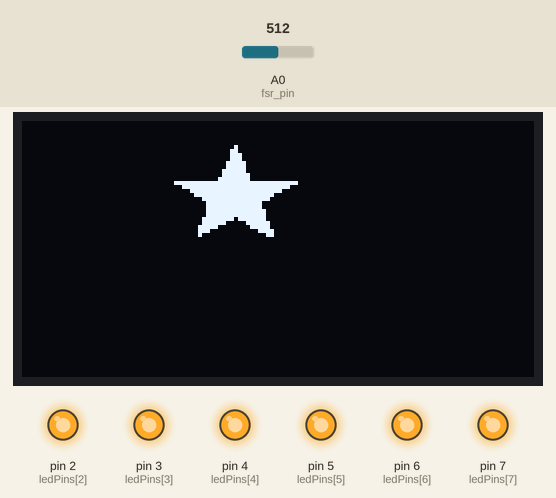
This sketch was run on a simulated Arduino Uno, built with avr-gcc and run on an emulated ATmega328P. Shown: 128×64 one-colour display, output pins drawn as LEDs (lit = HIGH). The test bench sets the inputs (shaded band); at power-on: A0 (fsr_pin) = 512. Pins used as bus, display or sensor lines are not drawn.

Above: at 1.2 s.
1.3 s: A0 (fsr_pin) set to 467
At 2.5 s:
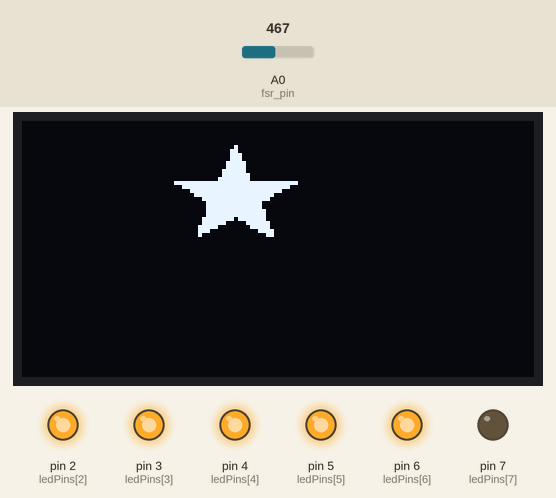
2.8 s: A0 (fsr_pin) set to 290
At 3.2 s:
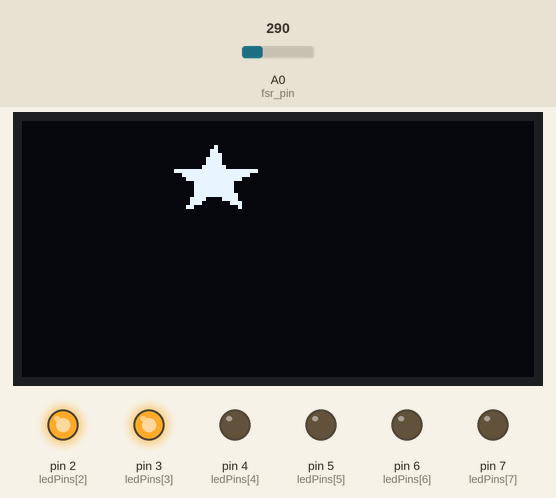
4.3 s: A0 (fsr_pin) set to 306
At 5.3 s:
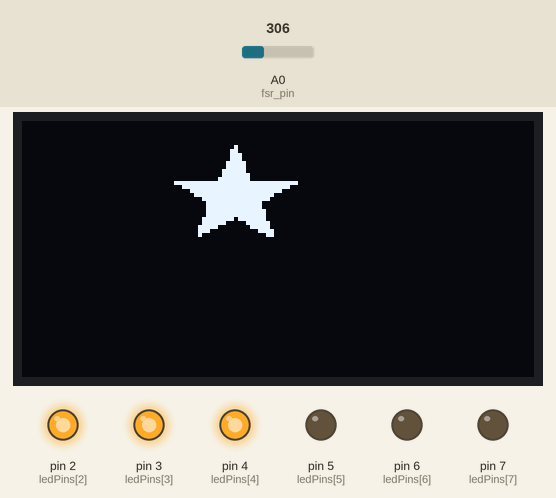
5.8 s: A0 (fsr_pin) set to 122
At 7.0 s:
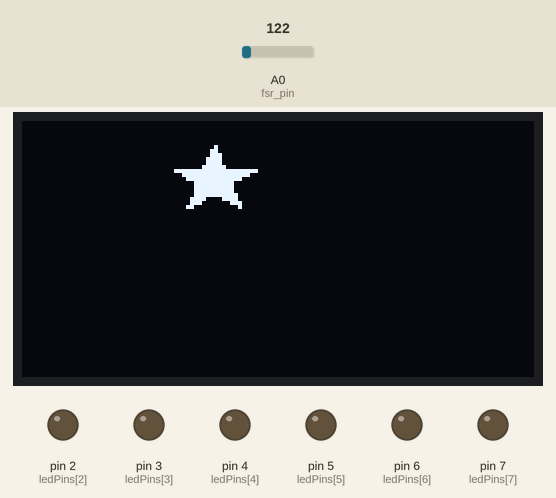
7.3 s: A0 (fsr_pin) set to 171
8.8 s: A0 (fsr_pin) set to 195
At 10.0 s:
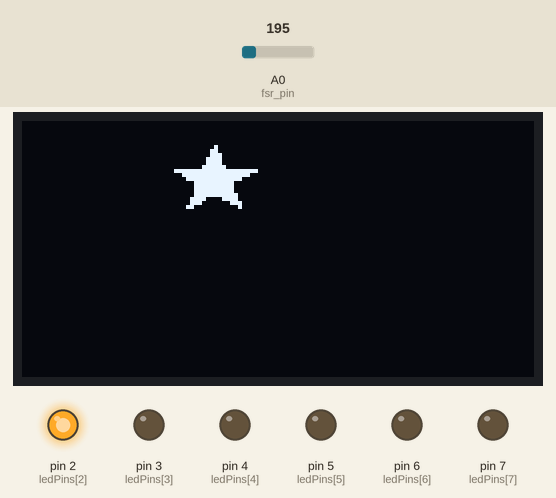
Timing chart, 0 to 11.3 s (numbered marks = the images above; inputs shaded):
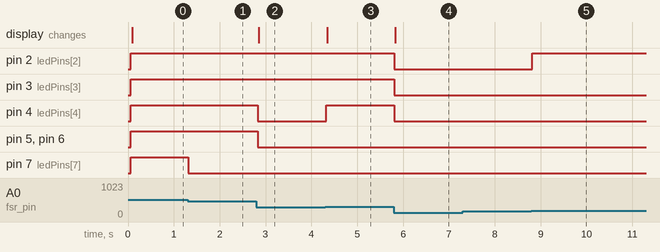

The sketch:

110519013PP.ino
```cpp
#include <Wire.h>
#include <SPI.h>
#include <Adafruit_GFX.h>
#include <Adafruit_SSD1306.h>

#define OLED_MOSI   11 //D1
#define OLED_CLK   12 //D0
#define OLED_DC    9 //DC
#define OLED_CS    8 //CS
#define OLED_RESET 10 //RES
#define fsr_pin A0
Adafruit_SSD1306 display(OLED_MOSI, OLED_CLK, OLED_DC, OLED_RESET, OLED_CS);
const int ledCount = 8;    // the number of LEDs in the bar graph
int ledPins[] = {0,1,2,3,4,5,6,7};


static const unsigned char PROGMEM Logo[]={
  B00000000, B00000000, B00000000, B00000000, B00000000, B00000000, B00000000, B00000000,
  B00000000, B00000000, B00000000, B00000000, B00000000, B00000000, B00000000, B00000000,
  B00000000, B00000000, B00000000, B00000000, B00000000, B00000000, B00000000, B00000000,
  B00000000, B00000000, B00000000, B00000000, B00000000, B00000000, B00000000, B00000000,
  B00000000, B00000000, B00000000, B00000000, B00000000, B00000000, B00000000, B00000000,
  B00000000, B00000000, B00000000, B00000000, B00000000, B00000000, B00000000, B00000000,
  B00000000, B00000000, B00000000, B01000000, B00000000, B00000000, B00000000, B00000000,
  B00000000, B00000000, B00000000, B11000000, B00000000, B00000000, B00000000, B00000000,
  B00000000, B00000000, B00000000, B11100000, B00000000, B00000000, B00000000, B00000000,
  B00000000, B00000000, B00000001, B11100000, B00000000, B00000000, B00000000, B00000000,
  B00000000, B00000000, B00000001, B11100000, B00000000, B00000000, B00000000, B00000000,
  B00000000, B00000000, B00000011, B11110000, B00000000, B00000000, B00000000, B00000000,
  B00000000, B00000001, B11111111, B11111111, B11110000, B00000000, B00000000, B00000000,
  B00000000, B00000000, B01111111, B11111111, B11000000, B00000000, B00000000, B00000000,
  B00000000, B00000000, B00111111, B11111111, B00000000, B00000000, B00000000, B00000000,
  B00000000, B00000000, B00001111, B11111100, B00000000, B00000000, B00000000, B00000000,
  B00000000, B00000000, B00001111, B11111100, B00000000, B00000000, B00000000, B00000000,
  B00000000, B00000000, B00001111, B11111100, B00000000, B00000000, B00000000, B00000000,
  B00000000, B00000000, B00001111, B11111110, B00000000, B00000000, B00000000, B00000000,
  B00000000, B00000000, B00011110, B00011110, B00000000, B00000000, B00000000, B00000000,
  B00000000, B00000000, B00011100, B00000111, B00000000, B00000000, B00000000, B00000000,
  B00000000, B00000000, B00110000, B00000001, B00000000, B00000000, B00000000, B00000000,
  B00000000, B00000000, B00000000, B00000000, B00000000, B00000000, B00000000, B00000000,
  B00000000, B00000000, B00000000, B00000000, B00000000, B00000000, B00000000, B00000000,
  B00000000, B00000000, B00000000, B00000000, B00000000, B00000000, B00000000, B00000000,
  B00000000, B00000000, B00000000, B00000000, B00000000, B00000000, B00000000, B00000000,
  B00000000, B00000000, B00000000, B00000000, B00000000, B00000000, B00000000, B00000000,
  B00000000, B00000000, B00000000, B00000000, B00000000, B00000000, B00000000, B00000000,
  B00000000, B00000000, B00000000, B00000000, B00000000, B00000000, B00000000, B00000000,
  B00000000, B00000000, B00000000, B00000000, B00000000, B00000000, B00000000, B00000000,
  B00000000, B00000000, B00000000, B00000000, B00000000, B00000000, B00000000, B00000000,
  B00000000, B00000000, B00000000, B00000000, B00000000, B00000000, B00000000, B00000000,
  };
static const unsigned char PROGMEM Logo2[]={
   B00000000, B00000000, B00000000, B00000000, B00000000, B00000000, B00000000, B00000000,
 B00000000, B00000000, B00000000, B00000000, B00000000, B00000000, B00000000, B00000000,
  B00000000, B00000000, B00000000, B00000000, B00000000, B00000000, B00000000, B00000000,
  B00000000, B00000000, B00000000, B00000000, B00000000, B00000000, B00000000, B00000000,
  B00000000, B00000000, B00000000, B00000000, B00000000, B00000000, B00000000, B00000000,
  B00000000, B00000000, B00000000, B00000000, B00000000, B00000000, B00000000, B00000000,
  B00000000, B00000000, B00000000, B00000010, B00000000, B00000000, B00000000, B00000000,
  B00000000, B00000000, B00000000, B00000110, B00000000, B00000000, B00000000, B00000000,
  B00000000, B00000000, B00000000, B00000111, B00000000, B00000000, B00000000, B00000000,
  B00000000, B00000000, B00000000, B00000111, B00000000, B00000000, B00000000, B00000000,
  B00000000, B00000000, B00000000, B00001111, B10000000, B00000000, B00000000, B00000000,
  B00000000, B00000000, B00000000, B00001111, B10000000, B00000000, B00000000, B00000000,
  B00000000, B00000000, B00000000, B00011111, B10000000, B00000000, B00000000, B00000000,
  B00000000, B00000000, B00000000, B00011111, B11000000, B00000000, B00000000, B00000000,
  B00000000, B00000000, B00000000, B00111111, B11000000, B00000000, B00000000, B00000000,
  B00000000, B00000001, B11111111, B11111111, B11111111, B11111100, B00000000, B00000000,
  B00000000, B00000000, B01111111, B11111111, B11111111, B11110000, B00000000, B00000000,
  B00000000, B00000000, B00011111, B11111111, B11111111, B11000000, B00000000, B00000000,
  B00000000, B00000000, B00001111, B11111111, B11111111, B00000000, B00000000, B00000000,
  B00000000, B00000000, B00000011, B11111111, B11111110, B00000000, B00000000, B00000000,
  B00000000, B00000000, B00000001, B11111111, B11111000, B00000000, B00000000, B00000000,
  B00000000, B00000000, B00000001, B11111111, B11111000, B00000000, B00000000, B00000000,
  B00000000, B00000000, B00000001, B11111111, B11111100, B00000000, B00000000, B00000000,
  B00000000, B00000000, B00000001, B11111111, B11111100, B00000000, B00000000, B00000000,
  B00000000, B00000000, B00000011, B11111101, B11111100, B00000000, B00000000, B00000000,
  B00000000, B00000000, B00000011, B11110000, B01111110, B00000000, B00000000, B00000000,
  B00000000, B00000000, B00000111, B11000000, B00111110, B00000000, B00000000, B00000000,
  B00000000, B00000000, B00000111, B00000000, B00001111, B00000000, B00000000, B00000000,
  B00000000, B00000000, B00000100, B00000000, B00000011, B00000000, B00000000, B00000000,
  B00000000, B00000000, B00000000, B00000000, B00000000, B00000000, B00000000, B00000000,
  B00000000, B00000000, B00000000, B00000000, B00000000, B00000000, B00000000, B00000000,
  B00000000, B00000000, B00000000, B00000000, B00000000, B00000000, B00000000, B00000000,
  };

void setup()
{
  Serial.begin(115200);
  display.begin(SSD1306_SWITCHCAPVCC);
  display.clearDisplay();
  display.drawBitmap(23,0,Logo,64,32,WHITE);
  display.display();

  for (int thisLed = 0; thisLed < ledCount; thisLed++) {
    pinMode(ledPins[thisLed], OUTPUT);
   }

}

void loop()
{
  int fsr_value = analogRead(fsr_pin); // 讀取FSR
  int led_value = map(fsr_value, 0, 600, 0, 10); // 從0~1023映射到0~10
  for (int thisLed = 0; thisLed < ledCount; thisLed++) {
    if (thisLed < led_value) {
      digitalWrite(ledPins[thisLed], HIGH);
     }
   else {
      digitalWrite(ledPins[thisLed], LOW);
     }
   }
   if (fsr_value>=0 && fsr_value<=300){
      display.clearDisplay();
      display.drawBitmap(23,0,Logo,64,32,WHITE);
      display.display();
    }
    else{
      display.clearDisplay();
      display.drawBitmap(23,0,Logo2,64,32,WHITE);
      display.display();
    }
    //Serial.println(fsr_value);
}
```

Measured:
- the behaviour switches between 480 and 479 on A0 (fsr_pin) (found by bisection; images 0 and 1)
- the behaviour switches between 179 and 180 on A0 (fsr_pin) (found by bisection; images 4 and 5)
- after the input at 1.3 s, pin 7 (ledPins[7]): HIGH → LOW at once
- after the input at 2.8 s, pin 4 (ledPins[4]), pin 5 (ledPins[5]), pin 6 (ledPins[6]): HIGH → LOW at once; the display: changes after 0.05 s (image 2)
- after the input at 4.3 s, pin 4 (ledPins[4]): LOW → HIGH at once; the display: changes after 0.05 s (image 3)
- after the input at 5.8 s, pin 2 (ledPins[2]), pin 3 (ledPins[3]), pin 4 (ledPins[4]): HIGH → LOW at once; the display: changes at once (image 4)
- after the input at 7.3 s, every drawn part: stays the same
- after the input at 8.8 s, pin 2 (ledPins[2]): LOW → HIGH at once
